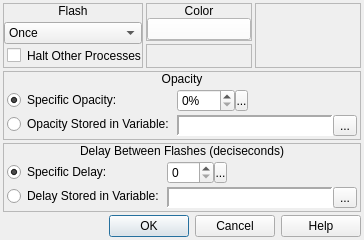
<?xml version="1.0" encoding="UTF-8"?>
<ui version="4.0">
 <class>ConfigureEvent_FlashScreen</class>
 <widget class="QDialog" name="ConfigureEvent_FlashScreen">
  <property name="geometry">
   <rect>
    <x>0</x>
    <y>0</y>
    <width>364</width>
    <height>240</height>
   </rect>
  </property>
  <property name="windowTitle">
   <string>Flash Screen</string>
  </property>
  <property name="windowIcon">
   <iconset resource="gui_icons.qrc">
    <normaloff>:/icons/openrpgmaker.png</normaloff>:/icons/openrpgmaker.png</iconset>
  </property>
  <property name="styleSheet">
   <string notr="true">.QFrame
{
	border-width: 1px;
	border-style: solid;
	border-color: palette(window-text);
}

.QFrame&gt;QLabel
{
	border-width: 0px;
	background-color: palette(window-text);
	color: palette(window);
	font-weight: bold;
}

.QFrame&gt;QCheckBox
{
	background-color: palette(window-text);
	border-width: 0px;
	border-style: none;
	color: palette(window);
	spacing: 3px;
	font-weight: bold;
	padding: 0px 0px 0px 3px;
}

.QFrame&gt;QCheckBox::indicator
{
	min-width: 8px;
	max-width: 8px;
	min-height: 8px;
	max-height: 8px;
	width: 8px;
	height: 8px;
	border-width: 2px;
	border-radius: 0px;
	border-style: ridge;
	border-color: palette(mid);
}

.QFrame&gt;QCheckBox::indicator:unchecked
{
	background-color: palette(base);
}

.QFrame&gt;QCheckBox::indicator:checked
{
	background-color: palette(window-text);
}

.QFrame&gt;QCheckBox::indicator:hover
{
	border-color: palette(highlight);
}</string>
  </property>
  <layout class="QVBoxLayout" name="verticalLayout_5">
   <property name="spacing">
    <number>3</number>
   </property>
   <property name="margin">
    <number>3</number>
   </property>
   <item>
    <widget class="QWidget" name="widget_3" native="true">
     <layout class="QHBoxLayout" name="horizontalLayout">
      <property name="spacing">
       <number>3</number>
      </property>
      <property name="margin">
       <number>0</number>
      </property>
      <item>
       <widget class="QFrame" name="frame">
        <property name="frameShape">
         <enum>QFrame::StyledPanel</enum>
        </property>
        <property name="frameShadow">
         <enum>QFrame::Raised</enum>
        </property>
        <layout class="QVBoxLayout" name="verticalLayout">
         <property name="spacing">
          <number>0</number>
         </property>
         <property name="margin">
          <number>0</number>
         </property>
         <item>
          <widget class="QLabel" name="label">
           <property name="sizePolicy">
            <sizepolicy hsizetype="Preferred" vsizetype="Fixed">
             <horstretch>0</horstretch>
             <verstretch>0</verstretch>
            </sizepolicy>
           </property>
           <property name="text">
            <string>Flash</string>
           </property>
           <property name="alignment">
            <set>Qt::AlignCenter</set>
           </property>
          </widget>
         </item>
         <item>
          <widget class="QWidget" name="widget" native="true">
           <layout class="QVBoxLayout" name="verticalLayout_3">
            <property name="spacing">
             <number>0</number>
            </property>
            <property name="margin">
             <number>0</number>
            </property>
            <item>
             <widget class="QComboBox" name="cboxFlash">
              <item>
               <property name="text">
                <string>Once</string>
               </property>
              </item>
              <item>
               <property name="text">
                <string>Begin</string>
               </property>
              </item>
              <item>
               <property name="text">
                <string>Stop</string>
               </property>
              </item>
             </widget>
            </item>
            <item>
             <widget class="QCheckBox" name="cbHaltOtherProcesses">
              <property name="styleSheet">
               <string notr="true">margin-left: 3px</string>
              </property>
              <property name="text">
               <string>Halt Other Processes</string>
              </property>
             </widget>
            </item>
           </layout>
          </widget>
         </item>
        </layout>
       </widget>
      </item>
      <item>
       <widget class="QWidget" name="widget_4" native="true">
        <layout class="QVBoxLayout" name="verticalLayout_4">
         <property name="spacing">
          <number>3</number>
         </property>
         <property name="margin">
          <number>0</number>
         </property>
         <item>
          <widget class="QFrame" name="frmColor">
           <property name="frameShape">
            <enum>QFrame::StyledPanel</enum>
           </property>
           <property name="frameShadow">
            <enum>QFrame::Raised</enum>
           </property>
           <layout class="QVBoxLayout" name="verticalLayout_2">
            <property name="spacing">
             <number>0</number>
            </property>
            <property name="margin">
             <number>0</number>
            </property>
            <item>
             <widget class="QLabel" name="label_2">
              <property name="sizePolicy">
               <sizepolicy hsizetype="Preferred" vsizetype="Fixed">
                <horstretch>0</horstretch>
                <verstretch>0</verstretch>
               </sizepolicy>
              </property>
              <property name="text">
               <string>Color</string>
              </property>
              <property name="alignment">
               <set>Qt::AlignCenter</set>
              </property>
             </widget>
            </item>
            <item>
             <widget class="QWidget" name="widget_2" native="true">
              <layout class="QHBoxLayout" name="horizontalLayout_2">
               <property name="spacing">
                <number>0</number>
               </property>
               <property name="margin">
                <number>0</number>
               </property>
               <item>
                <widget class="ColorButton" name="bColor">
                 <property name="sizePolicy">
                  <sizepolicy hsizetype="Preferred" vsizetype="Fixed">
                   <horstretch>0</horstretch>
                   <verstretch>0</verstretch>
                  </sizepolicy>
                 </property>
                 <property name="styleSheet">
                  <string notr="true">background-color: rgb(255, 255, 255);</string>
                 </property>
                 <property name="text">
                  <string/>
                 </property>
                </widget>
               </item>
              </layout>
             </widget>
            </item>
           </layout>
          </widget>
         </item>
         <item>
          <widget class="QFrame" name="frame_4">
           <property name="frameShape">
            <enum>QFrame::StyledPanel</enum>
           </property>
           <property name="frameShadow">
            <enum>QFrame::Raised</enum>
           </property>
          </widget>
         </item>
        </layout>
       </widget>
      </item>
      <item>
       <widget class="QFrame" name="frame_3">
        <property name="frameShape">
         <enum>QFrame::StyledPanel</enum>
        </property>
        <property name="frameShadow">
         <enum>QFrame::Raised</enum>
        </property>
       </widget>
      </item>
     </layout>
    </widget>
   </item>
   <item>
    <widget class="QFrame" name="frmOpacity">
     <property name="sizePolicy">
      <sizepolicy hsizetype="Preferred" vsizetype="Fixed">
       <horstretch>0</horstretch>
       <verstretch>0</verstretch>
      </sizepolicy>
     </property>
     <property name="frameShape">
      <enum>QFrame::StyledPanel</enum>
     </property>
     <property name="frameShadow">
      <enum>QFrame::Raised</enum>
     </property>
     <layout class="QVBoxLayout" name="verticalLayout_17">
      <property name="spacing">
       <number>0</number>
      </property>
      <property name="margin">
       <number>0</number>
      </property>
      <item>
       <widget class="QLabel" name="label_16">
        <property name="sizePolicy">
         <sizepolicy hsizetype="Preferred" vsizetype="Fixed">
          <horstretch>0</horstretch>
          <verstretch>0</verstretch>
         </sizepolicy>
        </property>
        <property name="text">
         <string>Opacity</string>
        </property>
        <property name="alignment">
         <set>Qt::AlignCenter</set>
        </property>
       </widget>
      </item>
      <item>
       <widget class="QWidget" name="widget_25" native="true">
        <layout class="QHBoxLayout" name="horizontalLayout_17">
         <property name="spacing">
          <number>3</number>
         </property>
         <property name="margin">
          <number>3</number>
         </property>
         <item>
          <widget class="QWidget" name="widget_26" native="true">
           <property name="sizePolicy">
            <sizepolicy hsizetype="Fixed" vsizetype="Preferred">
             <horstretch>0</horstretch>
             <verstretch>0</verstretch>
            </sizepolicy>
           </property>
           <layout class="QVBoxLayout" name="verticalLayout_18">
            <property name="spacing">
             <number>3</number>
            </property>
            <property name="margin">
             <number>0</number>
            </property>
            <item>
             <widget class="QRadioButton" name="rbSpecificOpacity">
              <property name="sizePolicy">
               <sizepolicy hsizetype="Fixed" vsizetype="Fixed">
                <horstretch>0</horstretch>
                <verstretch>0</verstretch>
               </sizepolicy>
              </property>
              <property name="text">
               <string>Specific Opacity:</string>
              </property>
              <property name="checked">
               <bool>true</bool>
              </property>
             </widget>
            </item>
            <item>
             <widget class="QRadioButton" name="rbStoredOpacity">
              <property name="sizePolicy">
               <sizepolicy hsizetype="Fixed" vsizetype="Fixed">
                <horstretch>0</horstretch>
                <verstretch>0</verstretch>
               </sizepolicy>
              </property>
              <property name="text">
               <string>Opacity Stored in Variable:</string>
              </property>
             </widget>
            </item>
           </layout>
          </widget>
         </item>
         <item>
          <widget class="QWidget" name="widget_27" native="true">
           <layout class="QVBoxLayout" name="verticalLayout_19">
            <property name="spacing">
             <number>3</number>
            </property>
            <property name="margin">
             <number>0</number>
            </property>
            <item>
             <widget class="QWidget" name="wOpacity" native="true">
              <property name="sizePolicy">
               <sizepolicy hsizetype="Fixed" vsizetype="Fixed">
                <horstretch>0</horstretch>
                <verstretch>0</verstretch>
               </sizepolicy>
              </property>
              <layout class="QHBoxLayout" name="horizontalLayout_18">
               <property name="spacing">
                <number>0</number>
               </property>
               <property name="margin">
                <number>0</number>
               </property>
               <item>
                <widget class="QSpinBox" name="sbOpacity">
                 <property name="sizePolicy">
                  <sizepolicy hsizetype="Preferred" vsizetype="Fixed">
                   <horstretch>0</horstretch>
                   <verstretch>0</verstretch>
                  </sizepolicy>
                 </property>
                 <property name="accelerated">
                  <bool>true</bool>
                 </property>
                 <property name="suffix">
                  <string>%</string>
                 </property>
                 <property name="maximum">
                  <number>100</number>
                 </property>
                </widget>
               </item>
               <item>
                <widget class="SpinBoxSideButton" name="bOpacitySideButton">
                 <property name="minimumSize">
                  <size>
                   <width>13</width>
                   <height>21</height>
                  </size>
                 </property>
                 <property name="maximumSize">
                  <size>
                   <width>13</width>
                   <height>21</height>
                  </size>
                 </property>
                 <property name="text">
                  <string>...</string>
                 </property>
                 <property name="icon">
                  <iconset resource="gui_icons.qrc">
                   <normaloff>:/icons/spinBoxSideButton.png</normaloff>:/icons/spinBoxSideButton.png</iconset>
                 </property>
                 <property name="iconSize">
                  <size>
                   <width>8</width>
                   <height>16</height>
                  </size>
                 </property>
                </widget>
               </item>
              </layout>
             </widget>
            </item>
            <item>
             <widget class="QWidget" name="wOpacityVariable" native="true">
              <property name="sizePolicy">
               <sizepolicy hsizetype="Preferred" vsizetype="Fixed">
                <horstretch>0</horstretch>
                <verstretch>0</verstretch>
               </sizepolicy>
              </property>
              <layout class="QHBoxLayout" name="horizontalLayout_37">
               <property name="spacing">
                <number>0</number>
               </property>
               <property name="margin">
                <number>0</number>
               </property>
               <item>
                <widget class="QLabel" name="lblOpacityVariable">
                 <property name="sizePolicy">
                  <sizepolicy hsizetype="Preferred" vsizetype="Preferred">
                   <horstretch>0</horstretch>
                   <verstretch>0</verstretch>
                  </sizepolicy>
                 </property>
                 <property name="minimumSize">
                  <size>
                   <width>150</width>
                   <height>0</height>
                  </size>
                 </property>
                 <property name="font">
                  <font>
                   <family>Monospace</family>
                  </font>
                 </property>
                 <property name="styleSheet">
                  <string notr="true">background-color: palette(base);</string>
                 </property>
                 <property name="frameShape">
                  <enum>QFrame::Panel</enum>
                 </property>
                 <property name="frameShadow">
                  <enum>QFrame::Sunken</enum>
                 </property>
                 <property name="lineWidth">
                  <number>2</number>
                 </property>
                 <property name="text">
                  <string/>
                 </property>
                </widget>
               </item>
               <item>
                <widget class="QToolButton" name="bBrowseOpacityVariables">
                 <property name="text">
                  <string>...</string>
                 </property>
                 <property name="icon">
                  <iconset resource="gui_icons.qrc">
                   <normaloff>:/icons/fileopen.png</normaloff>:/icons/fileopen.png</iconset>
                 </property>
                </widget>
               </item>
              </layout>
             </widget>
            </item>
           </layout>
          </widget>
         </item>
        </layout>
       </widget>
      </item>
     </layout>
    </widget>
   </item>
   <item>
    <widget class="QFrame" name="frmDelay">
     <property name="sizePolicy">
      <sizepolicy hsizetype="Preferred" vsizetype="Fixed">
       <horstretch>0</horstretch>
       <verstretch>0</verstretch>
      </sizepolicy>
     </property>
     <property name="frameShape">
      <enum>QFrame::StyledPanel</enum>
     </property>
     <property name="frameShadow">
      <enum>QFrame::Raised</enum>
     </property>
     <layout class="QVBoxLayout" name="verticalLayout_20">
      <property name="spacing">
       <number>0</number>
      </property>
      <property name="margin">
       <number>0</number>
      </property>
      <item>
       <widget class="QLabel" name="label_17">
        <property name="sizePolicy">
         <sizepolicy hsizetype="Preferred" vsizetype="Fixed">
          <horstretch>0</horstretch>
          <verstretch>0</verstretch>
         </sizepolicy>
        </property>
        <property name="text">
         <string>Delay Between Flashes (deciseconds)</string>
        </property>
        <property name="alignment">
         <set>Qt::AlignCenter</set>
        </property>
       </widget>
      </item>
      <item>
       <widget class="QWidget" name="widget_28" native="true">
        <layout class="QHBoxLayout" name="horizontalLayout_19">
         <property name="spacing">
          <number>3</number>
         </property>
         <property name="margin">
          <number>3</number>
         </property>
         <item>
          <widget class="QWidget" name="widget_29" native="true">
           <property name="sizePolicy">
            <sizepolicy hsizetype="Fixed" vsizetype="Preferred">
             <horstretch>0</horstretch>
             <verstretch>0</verstretch>
            </sizepolicy>
           </property>
           <layout class="QVBoxLayout" name="verticalLayout_21">
            <property name="spacing">
             <number>3</number>
            </property>
            <property name="margin">
             <number>0</number>
            </property>
            <item>
             <widget class="QRadioButton" name="rbSpecificDelay">
              <property name="sizePolicy">
               <sizepolicy hsizetype="Fixed" vsizetype="Fixed">
                <horstretch>0</horstretch>
                <verstretch>0</verstretch>
               </sizepolicy>
              </property>
              <property name="text">
               <string>Specific Delay:</string>
              </property>
              <property name="checked">
               <bool>true</bool>
              </property>
             </widget>
            </item>
            <item>
             <widget class="QRadioButton" name="rbStoredDelay">
              <property name="sizePolicy">
               <sizepolicy hsizetype="Fixed" vsizetype="Fixed">
                <horstretch>0</horstretch>
                <verstretch>0</verstretch>
               </sizepolicy>
              </property>
              <property name="text">
               <string>Delay Stored in Variable:</string>
              </property>
             </widget>
            </item>
           </layout>
          </widget>
         </item>
         <item>
          <widget class="QWidget" name="widget_30" native="true">
           <layout class="QVBoxLayout" name="verticalLayout_22">
            <property name="spacing">
             <number>3</number>
            </property>
            <property name="margin">
             <number>0</number>
            </property>
            <item>
             <widget class="QWidget" name="wDelay" native="true">
              <property name="sizePolicy">
               <sizepolicy hsizetype="Fixed" vsizetype="Fixed">
                <horstretch>0</horstretch>
                <verstretch>0</verstretch>
               </sizepolicy>
              </property>
              <layout class="QHBoxLayout" name="horizontalLayout_20">
               <property name="spacing">
                <number>0</number>
               </property>
               <property name="margin">
                <number>0</number>
               </property>
               <item>
                <widget class="QSpinBox" name="sbDelay">
                 <property name="sizePolicy">
                  <sizepolicy hsizetype="Preferred" vsizetype="Fixed">
                   <horstretch>0</horstretch>
                   <verstretch>0</verstretch>
                  </sizepolicy>
                 </property>
                 <property name="accelerated">
                  <bool>true</bool>
                 </property>
                 <property name="maximum">
                  <number>100</number>
                 </property>
                </widget>
               </item>
               <item>
                <widget class="SpinBoxSideButton" name="bDelaySideButton">
                 <property name="minimumSize">
                  <size>
                   <width>13</width>
                   <height>21</height>
                  </size>
                 </property>
                 <property name="maximumSize">
                  <size>
                   <width>13</width>
                   <height>21</height>
                  </size>
                 </property>
                 <property name="text">
                  <string>...</string>
                 </property>
                 <property name="icon">
                  <iconset resource="gui_icons.qrc">
                   <normaloff>:/icons/spinBoxSideButton.png</normaloff>:/icons/spinBoxSideButton.png</iconset>
                 </property>
                 <property name="iconSize">
                  <size>
                   <width>8</width>
                   <height>16</height>
                  </size>
                 </property>
                </widget>
               </item>
              </layout>
             </widget>
            </item>
            <item>
             <widget class="QWidget" name="wDelayVariable" native="true">
              <property name="sizePolicy">
               <sizepolicy hsizetype="Preferred" vsizetype="Fixed">
                <horstretch>0</horstretch>
                <verstretch>0</verstretch>
               </sizepolicy>
              </property>
              <layout class="QHBoxLayout" name="horizontalLayout_38">
               <property name="spacing">
                <number>0</number>
               </property>
               <property name="margin">
                <number>0</number>
               </property>
               <item>
                <widget class="QLabel" name="lblDelayVariable">
                 <property name="sizePolicy">
                  <sizepolicy hsizetype="Preferred" vsizetype="Preferred">
                   <horstretch>0</horstretch>
                   <verstretch>0</verstretch>
                  </sizepolicy>
                 </property>
                 <property name="minimumSize">
                  <size>
                   <width>150</width>
                   <height>0</height>
                  </size>
                 </property>
                 <property name="font">
                  <font>
                   <family>Monospace</family>
                  </font>
                 </property>
                 <property name="styleSheet">
                  <string notr="true">background-color: palette(base);</string>
                 </property>
                 <property name="frameShape">
                  <enum>QFrame::Panel</enum>
                 </property>
                 <property name="frameShadow">
                  <enum>QFrame::Sunken</enum>
                 </property>
                 <property name="lineWidth">
                  <number>2</number>
                 </property>
                 <property name="text">
                  <string/>
                 </property>
                </widget>
               </item>
               <item>
                <widget class="QToolButton" name="bBrowseDelayVariables">
                 <property name="text">
                  <string>...</string>
                 </property>
                 <property name="icon">
                  <iconset resource="gui_icons.qrc">
                   <normaloff>:/icons/fileopen.png</normaloff>:/icons/fileopen.png</iconset>
                 </property>
                </widget>
               </item>
              </layout>
             </widget>
            </item>
           </layout>
          </widget>
         </item>
        </layout>
       </widget>
      </item>
     </layout>
    </widget>
   </item>
   <item>
    <widget class="QDialogButtonBox" name="buttonBox">
     <property name="orientation">
      <enum>Qt::Horizontal</enum>
     </property>
     <property name="standardButtons">
      <set>QDialogButtonBox::Cancel|QDialogButtonBox::Help|QDialogButtonBox::Ok</set>
     </property>
    </widget>
   </item>
  </layout>
 </widget>
 <customwidgets>
  <customwidget>
   <class>SpinBoxSideButton</class>
   <extends>QToolButton</extends>
   <header>spinboxsidebutton.h</header>
  </customwidget>
  <customwidget>
   <class>ColorButton</class>
   <extends>QPushButton</extends>
   <header>colorbutton.h</header>
  </customwidget>
 </customwidgets>
 <resources>
  <include location="gui_icons.qrc"/>
 </resources>
 <connections>
  <connection>
   <sender>buttonBox</sender>
   <signal>accepted()</signal>
   <receiver>ConfigureEvent_FlashScreen</receiver>
   <slot>accept()</slot>
   <hints>
    <hint type="sourcelabel">
     <x>248</x>
     <y>254</y>
    </hint>
    <hint type="destinationlabel">
     <x>157</x>
     <y>274</y>
    </hint>
   </hints>
  </connection>
  <connection>
   <sender>buttonBox</sender>
   <signal>rejected()</signal>
   <receiver>ConfigureEvent_FlashScreen</receiver>
   <slot>reject()</slot>
   <hints>
    <hint type="sourcelabel">
     <x>316</x>
     <y>260</y>
    </hint>
    <hint type="destinationlabel">
     <x>286</x>
     <y>274</y>
    </hint>
   </hints>
  </connection>
 </connections>
</ui>
